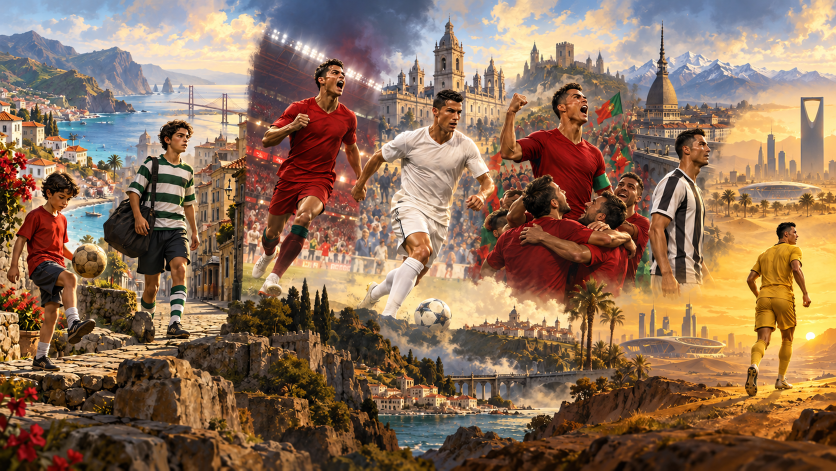
#> input picture art-source/CristianoRonaldo/DawnJourney.png, 1672 x 941 px (shown at 1/2 size)
$ python make_ronaldo_assets.py ../art-source/CristianoRonaldo/DawnJourney.png
#> lines starting #> are read from the running program, lines starting #| are printed output that depends on the picture
"""Compile original CR7 artwork and code-drawn emblems into Civ V DDS atlases."""
from pathlib import Path
import math
import sys
R=Path(__file__).resolve().parents[1]
sys.path.insert(0,str(R/'.tools/python'))
from PIL import Image,ImageDraw,ImageFont,ImageOps
S=R/'art-source/CristianoRonaldo';O=R/'CristianoRonaldo/Art'
RED=(123,6,20,255);GOLD=(240,189,61,255);GREEN=(25,112,68,255);WHITE=(249,246,232,255)
SIZES=(256,128,80,64,48,45,32,24,16)

def font(n):return ImageFont.truetype('C:/Windows/Fonts/arialbd.ttf',n)
def label(draw,string,y,n,color=GOLD):
    draw.text((512,y),string,font=font(n),fill=color,anchor='mm')
def emblem(alpha=False):
    im=Image.new('RGBA',(1024,1024));d=ImageDraw.Draw(im)
    if alpha:
        label(d,'7',510,680,WHITE)
        d.line([(315,816),(512,712),(710,816)],fill=WHITE,width=46)
        return im
    d.ellipse((34,34,990,990),fill=RED,outline=GREEN,width=32)
    for i in range(7):
        a=-math.pi/2+i*2*math.pi/7
        d.line([(512+math.cos(a)*340,512+math.sin(a)*340),(512+math.cos(a)*425,512+math.sin(a)*425)],fill=(178,80,40,255),width=19)
    label(d,'7',488,680)
    d.line([(320,828),(512,730),(704,828)],fill=WHITE,width=43)
    return im

def symbol(index):
    im=Image.new('RGBA',(1024,1024));d=ImageDraw.Draw(im)
    d.ellipse((40,40,984,984),fill=RED,outline=GOLD,width=32)
    if index==0: # horse head: standard Cavalry world model, custom portrait/flag
        d.polygon([(340,760),(385,492),(350,325),(448,213),(496,337),(600,291),(754,500),(681,579),(569,484),(529,760)],fill=GOLD)
        d.ellipse((567,360,600,393),fill=RED)
    elif index==1:
        d.polygon([(210,374),(512,210),(814,374)],fill=GOLD)
        for x in (280,450,620):d.rectangle((x,420,x+92,740),fill=WHITE)
        d.rectangle((210,770,814,820),fill=GOLD)
    elif index in (2,3,22):
        d.line([(258,726),(482,475),(603,590),(774,325)],fill=WHITE,width=57)
        d.polygon([(654,302),(810,284),(788,462)],fill=GOLD)
        if index==22:label(d,'7',760,160)
    elif index in (4,5):
        d.polygon([(250,275),(450,275),(468,579),(778,678),(758,780),(235,750)],fill=GOLD)
        d.ellipse((640,200,830,390),fill=WHITE,outline=GREEN,width=20)
        if index==5:d.line((280,560,400,630,650,400),fill=WHITE,width=35)
    elif 6<=index<=9:
        d.arc((180,180,844,844),30,330,fill=WHITE,width=40)
        label(d,['I','II','III','IV'][index-6],510,300)
    elif index==10:
        d.polygon([(546,180),(298,550),(480,550),(412,844),(740,417),(559,417)],fill=GOLD)
    elif index==11:
        for x,h in [(285,220),(447,390),(609,550)]:d.rectangle((x,800-h,x+125,800),fill=GOLD)
    elif index==12:
        d.polygon([(256,264),(512,185),(768,264),(704,667),(512,845),(320,667)],fill=GREEN,outline=GOLD,width=22)
        label(d,'7',482,330,WHITE)
    elif index==13:
        d.line((262,512,427,699,768,327),fill=GOLD,width=76)
    elif index==14:
        d.ellipse((200,330,824,690),outline=GOLD,width=50)
        d.ellipse((402,400,622,620),fill=WHITE)
    elif 15<=index<=21:
        n=index-14
        label(d,['I','II','III','IV','V','VI','VII'][n-1],490,250)
        for i in range(n):
            x=512+(i-(n-1)/2)*68
            d.ellipse((x-18,745,x+18,781),fill=WHITE)
        d.arc((155,155,869,869),190,350,fill=GREEN,width=35)
    else:d.arc((200,200,824,824),0,330,fill=GOLD,width=65)
    return im

def dds(im,path):
    im=im.convert('RGBA')
    im.save(path,**({'pixel_format':'DXT5'} if im.width%4==0 and im.height%4==0 else {}))
def main():
    O.mkdir(parents=True,exist_ok=True)
    dawn=ImageOps.fit(Image.open(S/'DawnJourney.png').convert('RGBA'),(1600,900),Image.Resampling.LANCZOS)
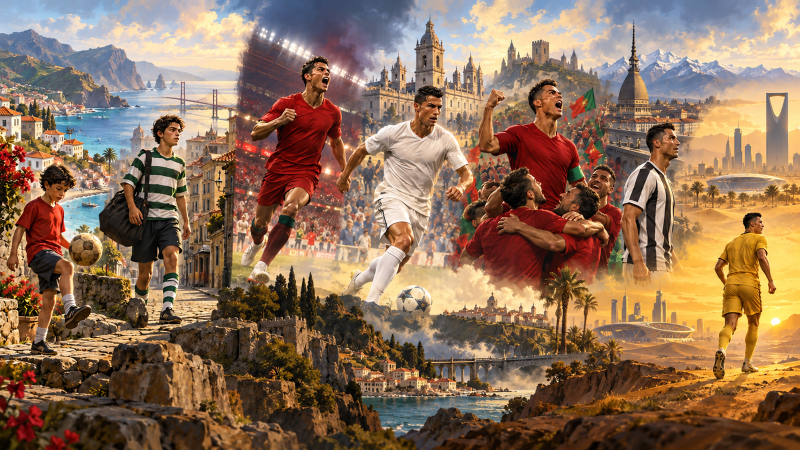
#> dawn: PIL image 1600x900 RGBA (shown at 1/2 size); mean R, G, B, A 141.2, 112.1, 88.9, 255
#> (the run stopped early here; a loop or call above may not have finished)
